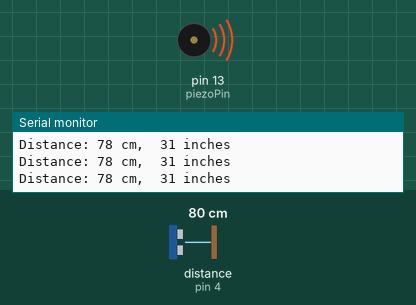
A sketch run on a simulated Arduino Uno, built with avr-gcc and run on an emulated ATmega328P. Parts: buzzer (waves = sounding), the last lines printed to the serial monitor. Wiring (inferred from the names in the program): ultrasonic range finder: trigger pin 3; echo pin 4. The test bench sets the inputs (shaded band); at power-on: distance to the obstacle (sensor on pin 4) 80 cm. The echo pulse lasts 58.3 µs per cm.

Above: at 6.2 s.
6.3 s: distance to the obstacle (sensor on pin 4) set to 250 cm
At 7.2 s:
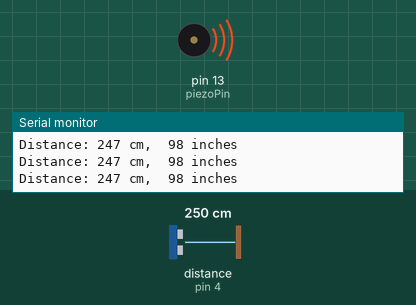
7.8 s: distance to the obstacle (sensor on pin 4) set to 256 cm
At 8.4 s:
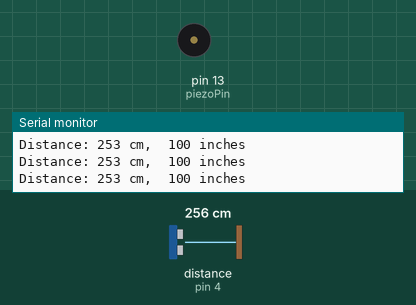
9.5 s: distance to the obstacle (sensor on pin 4) set to 2 cm
At 10.1 s:
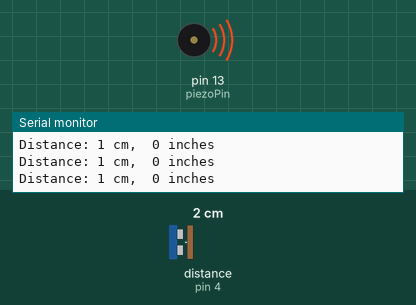
11.1 s: distance to the obstacle (sensor on pin 4) set to 299 cm
At 12.7 s:
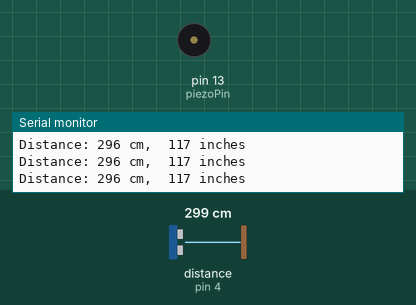
Timing chart, 0 to 13.7 s (numbered marks = the images above; inputs shaded):
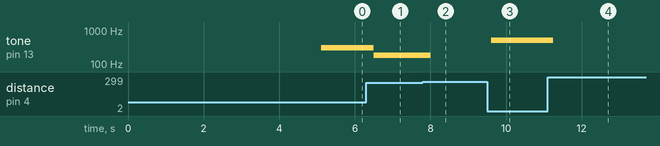

The sketch:

floodwatch_hardware.ino
```cpp
#include <LiquidCrystal.h>

#include <SoftwareSerial.h>


LiquidCrystal lcd(5, 6, 12, 11, 10, 9);

//GSM Module connected here below
SoftwareSerial SIM900(7,8); //This is GSM Library -> 7 is rx then 8 is the tx
String textForSMS;
//SIM900 GSM Set up below
// cell numbers to which you want to send the security alert message
String f1001 = "+639686646782"; //kc
String f1002 = "+639457850735"; //rhy
String f1003 = "+639217095100"; //mer
String f1004 = "+639260722719"; // jannel`
String f1005 = "+639456052639"; //che
String f1006 = "+639558877355"; //ban
//String phoneNumbers [] = {f1001, f1002, f1003, f1004, f1005};

//ultrasonic set up below
//const int trigPin = 3;
//const int echoPin = 4;
const int piezoPin = 13;
long inches, cm;
#define trigPin 3
#define echoPin 4
long duration;
int distance;


//millis config below
unsigned long previousMillis = 0;  //will store last time LED was blinked
const long period = 40000;         // period at which to send SMS 40 seconds
const long configSmsPeriod = 1000; //period for sms function/method (thats the method 3 on the last)

void setup() {
  int indicators [] = {9, 10, 11, 12};
  for(int i = 0; i < 4; i++){
    pinMode(indicators[i], OUTPUT);
  }
//---------ULTRASONIC SET UP START-----------------------------------------------------------
  pinMode(trigPin, OUTPUT);
  pinMode(echoPin, INPUT);
  Serial.begin(115200);
//---------ULTRASONIC SET UP END-----------------------------------------------------------

//---------SIM900 GSM SET UP START-----------------------------------------------------------
  SIM900.begin(9600); // original 19200. while enter 9600 for sim900A
  Serial.println(" logging time completed!");
  delay(5000); // wait for 5 seconds
//---------SIM900 GSM SET UP END-----------------------------------------------------------
    lcd.clear();
    String display = "AMBON PALANG";
    lcd.print(display);


}

void loop() {
//---------CODE START-----------------------------------------------------------
  digitalWrite(trigPin, LOW);
  delayMicroseconds(2);
  digitalWrite(trigPin, HIGH);
  delayMicroseconds(20);
  digitalWrite(trigPin, LOW);

  duration = pulseIn(echoPin, HIGH);
  inches = microsecondsToInches(duration);
  cm = microsecondsToCentimeters(duration);
  distance = duration*0.034/2;

  Serial.print("Distance: ");
  Serial.print(distance);
  Serial.print(" cm");
  Serial.print(",  ");
  Serial.print(inches);
  Serial.print(" inches");
  Serial.println();
  delay(100);

  String display;
  if(distance > 350 || distance == 0){ //greater than 4 meters
    digitalWrite(9, LOW);
    digitalWrite(10, LOW);
    digitalWrite(11, LOW);
    digitalWrite(12, LOW);

    //LEVEL 0 -> No SMS && NO HTTP Request
    unsigned long currentMillis = millis(); // store the current time
    if(currentMillis - previousMillis >= period) { // check if 1000ms passed
      previousMillis = currentMillis;   // save the last time you blinked the LED
      Serial.println("The Water Level Is Normal, Have a great Day!");
    }
    digitalWrite(piezoPin, LOW);


  }else if(distance > 250 && distance <= 350 ){ //greater than 3 meters and less than or equal to 4 meters
    digitalWrite(9, HIGH);
    digitalWrite(10, LOW);
    digitalWrite(11, LOW);
    digitalWrite(12, LOW);

    //LEVEL 1 -> AMBON PALANG
    tone(piezoPin, LOW);
    //send SMS
    textForSMS = "\nAlert LEVEL 1 \nRainfall is at normal level"; //dagdagan pa to
    //Serial.println(textForSMS);

    //dsasdasdsadsdasdasdasdsdadasdasd
        //5 is the number of phone numbers that is registered (the value may change)

        unsigned long currentMillis = millis(); // store the current time
        if(currentMillis - previousMillis >= period) { // check if 1000ms passed
          previousMillis = currentMillis;   // save the last time you blinked the LED

          sendsms(textForSMS, f1001); //i just iterate to all of the phone numbers
           sendsms(textForSMS, f1002);
            sendsms(textForSMS, f1003);
             sendsms(textForSMS, f1004);
              sendsms(textForSMS, f1005);
               sendsms(textForSMS, f1006);
          Serial.println(textForSMS);
          Serial.println("message sent.");
          Serial.println("The Message: " + textForSMS);
          //delay(5000); no more delays bc of millis()
        }


    //dasdasdsasdfdfdfdfdfdfdfdfdfdfdfdfdfdfdfdf


  }else if(distance > 150 && distance <= 250){ //greater than 2 meters and less than or equal to 3 meters
    digitalWrite(9, LOW);
    digitalWrite(10, HIGH);
    digitalWrite(11, LOW);
    digitalWrite(12, LOW);

    //LEVEL 2 -> MEDYO BAHA
    tone(piezoPin, 180);
    //send SMS
    textForSMS = "\nAlert LEVEL 2 \nRainfall is above normal level. Flooding is possible"; //dagdagan pa to
    //Serial.println(textForSMS);

    //dsasdasdsadsdasdasdasdsdadasdasd
        //5 is the number of phone numbers that is registered (the value may change)

        unsigned long currentMillis = millis(); // store the current time
        if(currentMillis - previousMillis >= period) { // check if 1000ms passed
          previousMillis = currentMillis;   // save the last time you blinked the LED

          sendsms(textForSMS, f1001); //i just iterate to all of the phone numbers
           sendsms(textForSMS, f1002);
            sendsms(textForSMS, f1003);
             sendsms(textForSMS, f1004);
              sendsms(textForSMS, f1005);
               sendsms(textForSMS, f1006);
          Serial.println(textForSMS);
          Serial.println("message sent.");
          Serial.println("The Message: " + textForSMS);
          //delay(5000); no more delays bc of millis()
        }


    //dasdasdsasdfdfdfdfdfdfdfdfdfdfdfdfdfdfdfdf


  }else if(distance > 50 && distance <= 150){ //greater than 1 meter and less than or equal to 2 meters
    digitalWrite(9, LOW);
    digitalWrite(10, LOW);
    digitalWrite(11, HIGH);
    digitalWrite(12, LOW);

    //LEVEL 3 => GA TUHOD NA BAHA
    tone(piezoPin, 300);
    //send SMS
    textForSMS = "\nAlert LEVEL 3 \nFlooding is threatening, Prepare for Evacuation"; //dagdagan pa to
    //Serial.println(textForSMS);

    //dsasdasdsadsdasdasdasdsdadasdasd
        //5 is the number of phone numbers that is registered (the value may change)

        unsigned long currentMillis = millis(); // store the current time
        if(currentMillis - previousMillis >= period) { // check if 1000ms passed
          previousMillis = currentMillis;   // save the last time you blinked the LED

          sendsms(textForSMS, f1001); //i just iterate to all of the phone numbers
           sendsms(textForSMS, f1002);
            sendsms(textForSMS, f1003);
             sendsms(textForSMS, f1004);
              sendsms(textForSMS, f1005);
               sendsms(textForSMS, f1006);
          Serial.println(textForSMS);
          Serial.println("message sent.");
          Serial.println("The Message: " + textForSMS);
          //delay(5000); no more delays bc of millis()
        }


    //dasdasdsasdfdfdfdfdfdfdfdfdfdfdfdfdfdfdfdf


  }else if(distance > 0 && distance <= 50 ){ //less than or equal to 1 meter
    digitalWrite(9, LOW);
    digitalWrite(10, LOW);
    digitalWrite(11, LOW);
    digitalWrite(12, HIGH);

    //LEVEL 4 -> NALUNOD NA
    tone(piezoPin, 500);
    //send SMS
    textForSMS = "\nAlert LEVEL 4 \nFULL EVACUATION IS NEEDED, please evacuate at nearest evacuation centers"; //dagdagan pa to
    //Serial.println(textForSMS);


    //dsasdasdsadsdasdasdasdsdadasdasd
        //5 is the number of phone numbers that is registered (the value may change)

        unsigned long currentMillis = millis(); // store the current time
        if(currentMillis - previousMillis >= period) { // check if 1000ms passed
          previousMillis = currentMillis;   // save the last time you blinked the LED

          sendsms(textForSMS, f1001); //i just iterate to all of the phone numbers
           sendsms(textForSMS, f1002);
            sendsms(textForSMS, f1003);
             sendsms(textForSMS, f1004);
              sendsms(textForSMS, f1005);
               sendsms(textForSMS, f1006);
          Serial.println(textForSMS);
          Serial.println("message sent.");
          Serial.println("The Message: " + textForSMS);
          //delay(5000); no more delays bc of millis()
        }


    //dasdasdsasdfdfdfdfdfdfdfdfdfdfdfdfdfdfdfdf

  }


 //---------CODES-----------------------------------------------------------
}

void sendsms(String message, String number){ //SEND SMS
  String mnumber = "AT + CMGS = \""+number+"\"";
  SIM900.print("AT+CMGF=1\r");
  delay(1000);
  SIM900.println(mnumber);  // recipient's mobile number, in international format

  delay(500);
  SIM900.println(message);                         // message to send
  delay(500);
  SIM900.println((char)26);                        // End AT command with a ^Z, ASCII code 26
  delay(1000);
  SIM900.println();
  delay(100);                                     // give module time to send SMS
 // SIM900power();
}

long microsecondsToInches(long microseconds) { //Function for MS to INCHES [ultrasonic function]
  return microseconds / 74 / 2;
}

long microsecondsToCentimeters(long microseconds) { //Function for MS to CM [ultrasonic function]
  return microseconds / 29 / 2;
}


//-------------------||||||||||||||||||||||||||||||||||||||||||||||||||||||||||||||||-----------------------------------------------------------------------------------------------------------------
//#include <SoftwareSerial.h>
//
////GSM Module connected here below
//SoftwareSerial SIM900(7,8); //This is GSM Library -> 7 is rx then 8 is the tx
//String textForSMS;
////SIM900 GSM Set up below
//// cell numbers to which you want to send the security alert message
//String f1001 = "+639686646782"; //kc
//String f1002 = "+639456052639"; //che
//String f1003 = "+639558877355"; //ban
//String f1004 = "+639457850735";
//String f1005 = "+639217095100";
//String phoneNumbers [] = {f1001, f1002, f1003, f1004, f1005};
//
////ultrasonic set up below
////const int trigPin = 3;
////const int echoPin = 4;
//const int piezoPin = 13;
//long inches, cm;
//#define trigPin 3
//#define echoPin 4
//long duration;
//int distance;
//
//
//
////millis config below
//unsigned long previousMillis = 0;  //will store last time LED was blinked
//const long period = 15000;         // period at which to send SMS 15 seconds
//const long configSmsPeriod = 1000; //period for sms function/method (thats the method 3 on the last)
//
//void setup() {
////---------ULTRASONIC SET UP START-----------------------------------------------------------
//  pinMode(trigPin, OUTPUT);
//  pinMode(echoPin, INPUT);
//  Serial.begin(115200);
////---------ULTRASONIC SET UP END-----------------------------------------------------------
//
////---------SIM900 GSM SET UP START-----------------------------------------------------------
//  SIM900.begin(9600); // original 19200. while enter 9600 for sim900A
//  Serial.println(" logging time completed!");
//  delay(5000); // wait for 5 seconds
////---------SIM900 GSM SET UP END-----------------------------------------------------------
//
//}
//
//void loop() {
////---------CODE START-----------------------------------------------------------
//  digitalWrite(trigPin, LOW);
//  delayMicroseconds(2);
//  digitalWrite(trigPin, HIGH);
//  delayMicroseconds(20);
//  digitalWrite(trigPin, LOW);
//
//  duration = pulseIn(echoPin, HIGH);
//  inches = microsecondsToInches(duration);
//  cm = microsecondsToCentimeters(duration);
//  distance = duration*0.034/2;
//
//  Serial.print("Distance: ");
//  Serial.print(distance);
//  Serial.print(" cm");
//  Serial.print(",  ");
//  Serial.print(inches);
//  Serial.print(" inches");
//  Serial.println();
//  delay(100);
//
//  String display;
//  if(distance > 400 || distance == 0){ //greater than 4 meters
//
//    //LEVEL 0 -> No SMS && NO HTTP Request
//    unsigned long currentMillis = millis(); // store the current time
//    if(currentMillis - previousMillis >= period) { // check if 1000ms passed
//      previousMillis = currentMillis;   // save the last time you blinked the LED
//      Serial.println("The Water Level Is Normal, Have a great Day!");
//    }
//
//
//  }else if(distance > 300 && distance <= 400 ){ //greater than 3 meters and less than or equal to 4 meters
//
//    //LEVEL 1 -> AMBON PALANG
//    tone(piezoPin, 000);
//    //send SMS
//    textForSMS = "\nAlert LEVEL 1 \nGreen Warning"; //dagdagan pa to
//    //Serial.println(textForSMS);
//    for(int i = 0; i < 5; i++){ //5 is the number of phone numbers that is registered (the value may change)
//
//        unsigned long currentMillis = millis(); // store the current time
//        if(currentMillis - previousMillis >= period) { // check if 1000ms passed
//          previousMillis = currentMillis;   // save the last time you blinked the LED
//
//          sendsms(textForSMS, phoneNumbers[i]); //i just iterate to all of the phone numbers
//          Serial.println(textForSMS);
//          Serial.println("message sent.");
//          Serial.println("The Message: " + textForSMS);
//          //delay(5000); no more delays bc of millis()
//        }
//
//    }
//
//
//  }else if(distance > 200 && distance <= 300){ //greater than 2 meters and less than or equal to 3 meters
//
//    //LEVEL 2 -> MEDYO BAHA
//    tone(piezoPin, 100);
//    //send SMS
//    textForSMS = "\nAlert LEVEL 2 \nYellow Warning"; //dagdagan pa to
//    //Serial.println(textForSMS);
//    for(int i = 0; i < 5; i++){ //5 is the number of phone numbers that is registered (the value may change)
//
//        unsigned long currentMillis = millis(); // store the current time
//        if(currentMillis - previousMillis >= period) { // check if 1000ms passed
//          previousMillis = currentMillis;   // save the last time you blinked the LED
//
//          sendsms(textForSMS, phoneNumbers[i]); //i just iterate to all of the phone numbers
//          Serial.println(textForSMS);
//          Serial.println("message sent.");
//          Serial.println("The Message: " + textForSMS);
//          //delay(5000); no more delays bc of millis()
//        }
//
//    }
//
//
//  }else if(distance > 100 && distance <= 200){ //greater than 1 meter and less than or equal to 2 meters
//
//    //LEVEL 3 => GA TUHOD NA BAHA
//    tone(piezoPin, 200);
//    //send SMS
//    textForSMS = "\nAlert LEVEL 3 \nOrange Warning"; //dagdagan pa to
//    //Serial.println(textForSMS);
//    for(int i = 0; i < 5; i++){ //5 is the number of phone numbers that is registered (the value may change)
//
//        unsigned long currentMillis = millis(); // store the current time
//        if(currentMillis - previousMillis >= period) { // check if 1000ms passed
//          previousMillis = currentMillis;   // save the last time you blinked the LED
//
//          sendsms(textForSMS, phoneNumbers[i]); //i just iterate to all of the phone numbers
//          Serial.println(textForSMS);
//          Serial.println("message sent.");
//          Serial.println("The Message: " + textForSMS);
//          //delay(5000); no more delays bc of millis()
//        }
//
//    }
//
//
//  }else if(distance > 0 && distance <= 100 ){ //less than or equal to 1 meter
//
//    //LEVEL 4 -> NALUNOD NA
//    tone(piezoPin, 500);
//    //send SMS
//    textForSMS = "\nAlert LEVEL 4 \nRed Warning"; //dagdagan pa to
//    //Serial.println(textForSMS);
//    for(int i = 0; i < 5; i++){ //5 is the number of phone numbers that is registered (the value may change)
//
//        unsigned long currentMillis = millis(); // store the current time
//        if(currentMillis - previousMillis >= period) { // check if 1000ms passed
//          previousMillis = currentMillis;   // save the last time you blinked the LED
//
//          sendsms(textForSMS, phoneNumbers[i]); //i just iterate to all of the phone numbers
//          Serial.println(textForSMS);
//          Serial.println("message sent.");
//          Serial.println("The Message: " + textForSMS);
//          //delay(5000); no more delays bc of millis()
//        }
//
//    }
//
//  }
//
//
//
// //---------CODES-----------------------------------------------------------
//}
//
//void sendsms(String message, String number){ //SEND SMS
//  String mnumber = "AT + CMGS = \""+number+"\"";
//  SIM900.print("AT+CMGF=1\r");
//  delay(1000);
//  SIM900.println(mnumber);  // recipient's mobile number, in international format
//
//  delay(1000);
//  SIM900.println(message);                         // message to send
//  delay(1000);
//  SIM900.println((char)26);                        // End AT command with a ^Z, ASCII code 26
//  delay(1000);
//  SIM900.println();
//  delay(100);                                     // give module time to send SMS
// // SIM900power();
//}
//
//long microsecondsToInches(long microseconds) { //Function for MS to INCHES [ultrasonic function]
//  return microseconds / 74 / 2;
//}
//
//long microsecondsToCentimeters(long microseconds) { //Function for MS to CM [ultrasonic function]
//  return microseconds / 29 / 2;
//}
```

Measured:
- the behaviour switches between 253 and 254 cm on distance to the obstacle (sensor on pin 4) (found by bisection; images 1 and 2)
- after the input at 6.3 s, tone on pin 13 (piezoPin): 300 Hz → 180 Hz after 0.20 s
- after the input at 7.8 s, tone on pin 13 (piezoPin): 180 Hz → silent after 0.20 s
- after the input at 9.5 s, tone on pin 13 (piezoPin): silent → 500 Hz after 0.11 s
- after the input at 11.1 s, tone on pin 13 (piezoPin): 500 Hz → silent after 0.15 s
